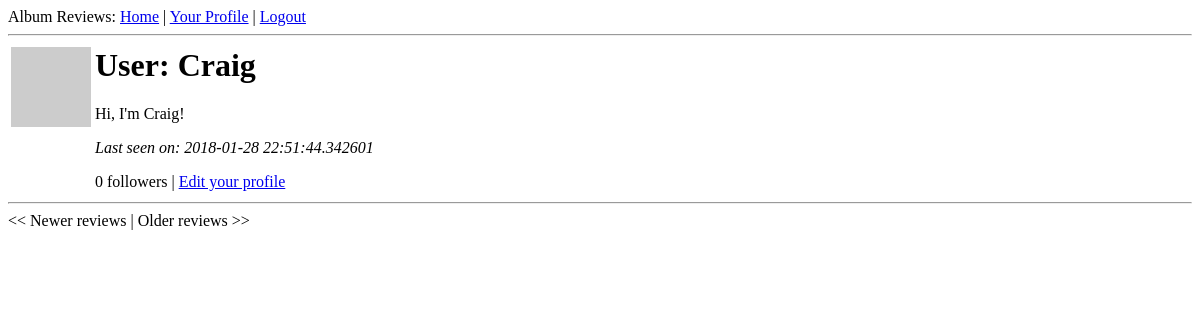
/user/Craig/1 (signed in), run on an earlier commit of the app's database.
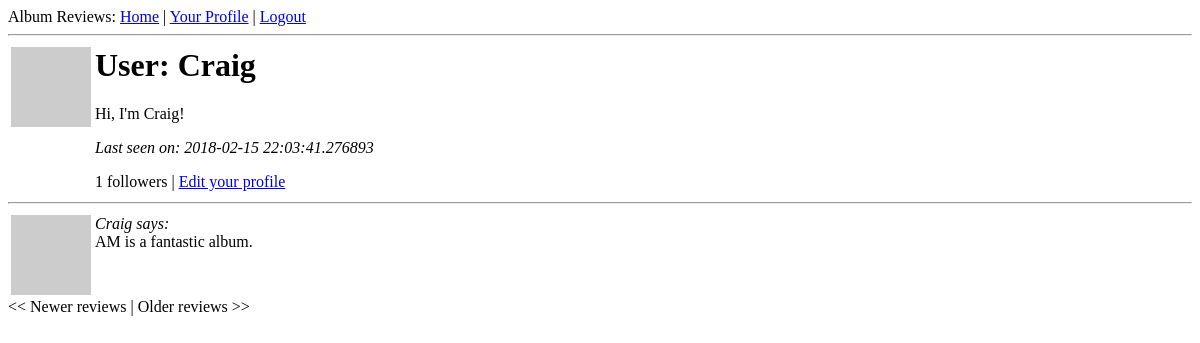
And on a later commit of the database.
### app/models.py (models this page shows, shortened)
class User(db.Model):
    id = db.Column(db.Integer, primary_key=True)
    firstname = db.Column(db.String(64))
    lastname = db.Column(db.String(64))
    nickname = db.Column(db.String(64), index=True, unique=True)
    email = db.Column(db.String(120), index=True, unique=True)
    reviews = db.relationship('Review', backref='author', lazy='dynamic')
    about_me = db.Column(db.String(140))
    last_seen = db.Column(db.DateTime)
    followed = db.relationship('User',
                               secondary=followers,
                               primaryjoin=(followers.c.follower_id == id),
                               secondaryjoin=(followers.c.followed_id == id),
                               backref=db.backref('followers', lazy='dynamic'),
                               lazy='dynamic')
    def avatar(self, size):
        return 'http://www.gravatar.com/avatar/%s?d=mm&s=%d' % (md5(self.email.encode('utf-8')).hexdigest(), size)
    @property
    def is_authenticated(self):
        return True

class Review(db.Model):
    id = db.Column(db.Integer, primary_key = True)
    body = db.Column(db.String(140))
    rating = db.Column(db.Integer)
    timestamp = db.Column(db.DateTime)
    album_id = db.Column(db.Integer, db.ForeignKey('album.id'))
    user_id = db.Column(db.Integer, db.ForeignKey('user.id'))

### app/views.py (the view)
@app.route('/user/<nickname>')
@app.route('/user/<nickname>/<int:page>')
@login_required
def user(nickname, page=1):
    user = User.query.filter_by(nickname=nickname).first()
    if user is None:
        flash('User %s not found.' % nickname)
        return redirect(url_for('index'))
    reviews = user.reviews.paginate(page, POSTS_PER_PAGE, False)
    return render_template('user.html',
                           user=user,
                           reviews=reviews)

### app/views.py (called while the page is built)
@lm.user_loader
def load_user(id):
    return User.query.get(int(id))

@app.before_request
def before_request():
    g.user = current_user
    if g.user.is_authenticated:
        g.user.last_seen = datetime.utcnow()
        db.session.add(g.user)
        db.session.commit()

### app/templates/user.html
{% extends "base.html" %}
{% block content %}
  <table>
    <tr valign="top">
      <td><img src="{{ user.avatar(128) }}"</td>
      <td>
        <h1>User: {{ user.nickname }}</h1>
          {% if user.about_me %}<p>{{ user.about_me }}</p>{% endif %}
          {% if user.last_seen %}<p><i>Last seen on: {{ user.last_seen }}</i></p>{% endif %}
          <p>{{ user.followers.count() }} followers |
              {% if user.id == g.user.id %}
                  <a href="{{ url_for('edit') }}">Edit your profile</a>
          {% elif not g.user.is_following(user) %}
              <a href="{{ url_for('follow', nickname=user.nickname) }}">Follow</a>
          {% else %}
              <a href="{{ url_for('unfollow', nickname=user.nickname) }}">Unfollow</a>
          {% endif %}
          </p>
      </td>
  </table>
  <hr>
  {% for review in reviews.items %}
    {% include 'review.html' %}
  {% endfor %}
  {% if reviews.has_prev %}<a href="{{ url_for('user', nickname=user.nickname, page=reviews.prev_num) }}">&lt;&lt; Newer reviews</a>{% else %}&lt;&lt; Newer reviews{% endif %} |
  {% if reviews.has_next %}<a href="{{ url_for('user', nickname=user.nickname, page=reviews.next_num) }}">Older reviews &gt;&gt;</a>{% else %}Older reviews &gt;&gt;{% endif %}
{% endblock %}

### app/templates/base.html (shortened to what this page needs)
<html>
    <head>
    </head>
    <body>
        <div>Album Reviews:
          <a href="{{ url_for('index') }}">Home</a>
          {% if g.user.is_authenticated %}
          | <a href="{{ url_for('user', nickname=g.user.nickname) }}">Your Profile</a>
          | <a href="{{ url_for('logout') }}">Logout</a>
          {% else %}
          | <a href="{{ url_for('login') }}">Login</a>
        {% endif %}
        </div>
        <hr>
        {% block content %}{% endblock %}
    </body>
</html>

### app/templates/review.html
<table>
  <tr valign="top">
    <td><img src="{{ review.author.avatar(128) }}"</td>
    <td><i>{{ review.author.nickname }} says:</i></br>{{ review.body }}</td>
  </tr>
</table>

What changed in the data, as far as the page shows it:
changed User "Craig": last_seen "2018-01-28 22:51:44.342601" → "2018-02-15 22:03:41.276893"
added Review: author.nickname "Craig", body "AM is a fantastic album."
Also different on the page:
{{ user.followers.count() }}: "0" → "1"
